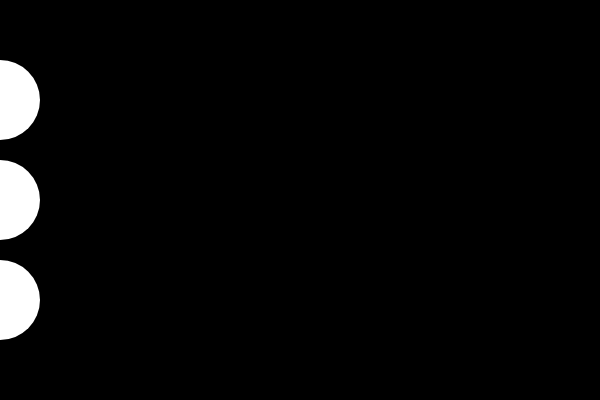
Frame 1 (no input)
Frame 60 (no input): identical to frame 1, image omitted
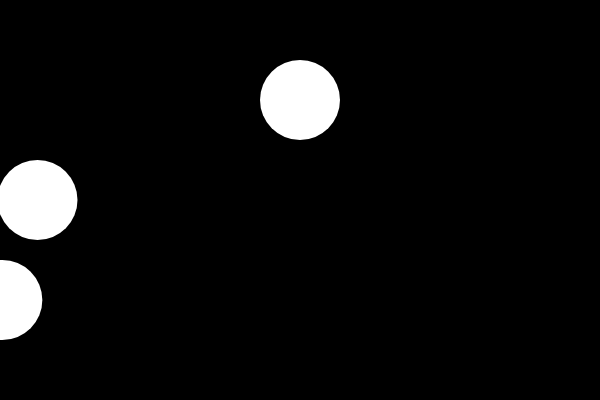
Frame 120 (the mouse pressed at the canvas centre since frame 60)

The p5.js sketch that drew these frames (run headless with seeded random() and noise() and a simulated clock; from frame 60 on, the mouse is pressed at the canvas centre):

// p5.js sketch
// ── sketch.js
var d = 80;

function setup() {
  createCanvas(600, 400);
  background(0);
  noStroke();
}

function draw() {
  background(0);
  fill(255);
  var normX = mouseX / width;
  ellipse(mouseX, 100, d, d);
  ellipse(pow(normX, 4) * width, 200, d, d);
  ellipse(pow(normX, 8) * width, 300, d, d);
}
